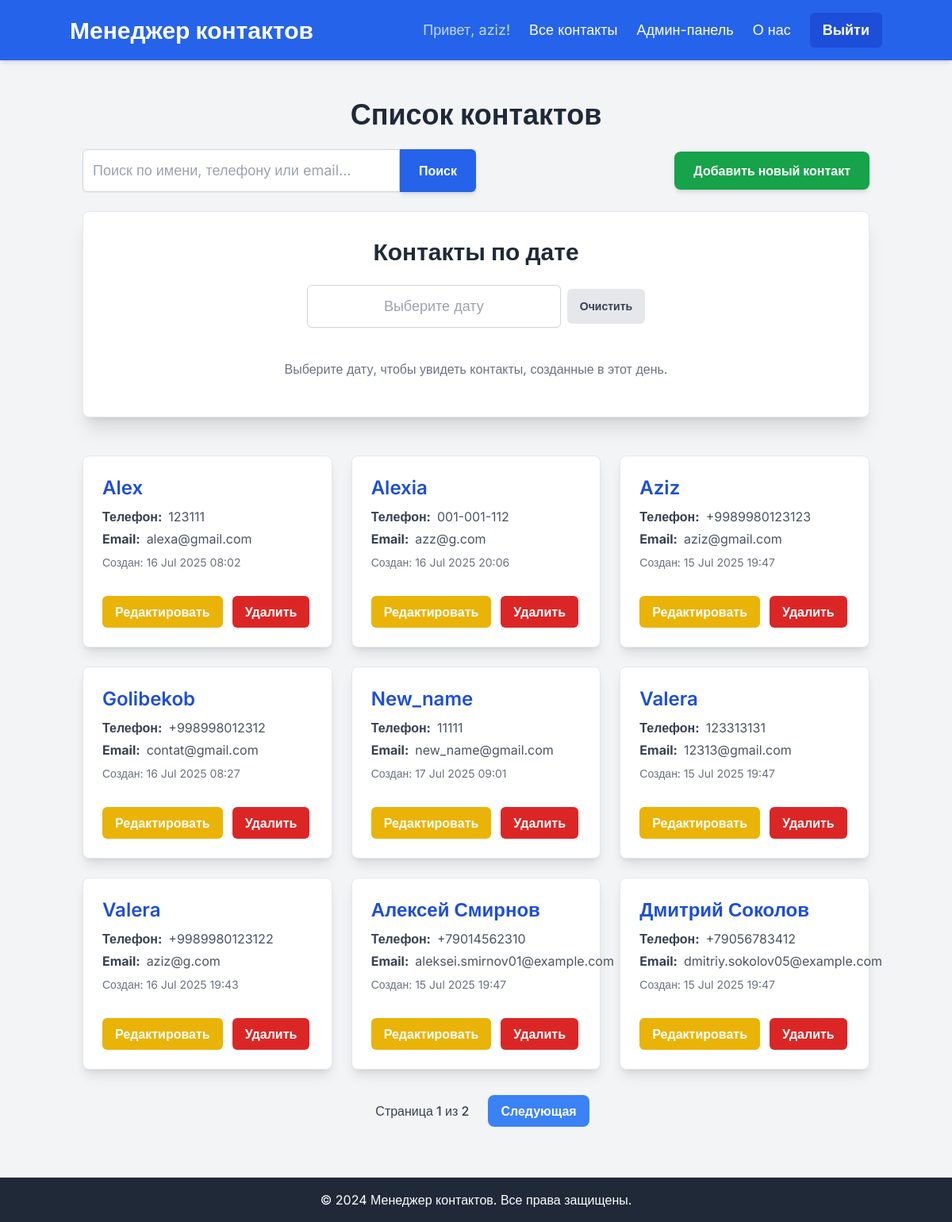
Before: /contacts/ (signed in) with the older database file.
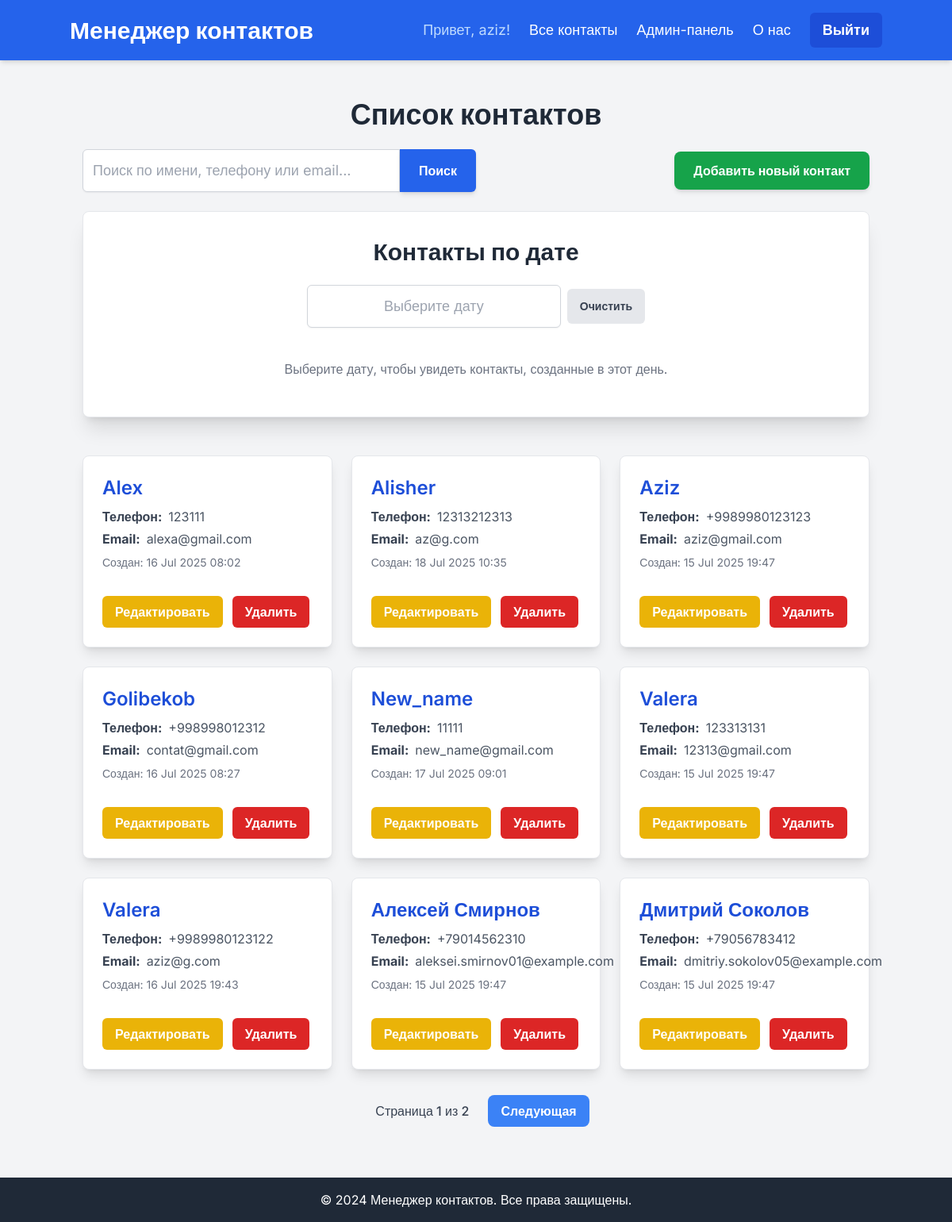
After: the same page with the newer database file.
### contacts/models.py (models this page shows, shortened)
class Contact(models.Model):
    name = models.CharField(max_length=100)
    phone_number = models.CharField(max_length=20,unique=True)
    email = models.EmailField(unique=True)
    created_at = models.DateTimeField(auto_now_add=True)
    class Meta:
        ordering = ['name']

### contacts/views.py (the view)
# urls.py: path('', views.contact_list, name='contact_list'), # <--- CORRECTED: This now resolves to /contacts/
@login_required
def contact_list(request):
    contacts = Contact.objects.all().order_by('name')
    query = request.GET.get('q')
    if query:
        contacts = contacts.filter(
            Q(name__icontains=query) |
            Q(phone_number__icontains=query) |
            Q(email__icontains=query)
        )
    paginator = Paginator(contacts,9)
    page_number = request.GET.get('page')
    try:
        contacts = paginator.page(page_number)
    except PageNotAnInteger:
        contacts = paginator.page(1)
    except EmptyPage:
        contacts = paginator.page(paginator.num_pages)
    context = {
        'contacts':contacts,
        'page_title':'Список контактов',
        'search_query': query if query else '',
    }
    return render(request,'contacts/contact_list.html',context)

### templates/contacts/contact_list.html (shortened to what this page needs)
{% extends 'base.html' %}
{% block page_title_block %}{{ page_title }}{% endblock %}
{% block content %}
    <div class="flex flex-col sm:flex-row justify-between items-center mb-6 space-y-4 sm:space-y-0 sm:space-x-4">
        <form method="GET" action="{% url 'contacts:contact_list' %}" class="w-full sm:w-1/2 flex">
            <input type="text" name="q" placeholder="Поиск по имени, телефону или email..."
                   value="{{ search_query }}"
                   class="flex-grow p-3 border border-gray-300 rounded-l-md shadow-sm focus:outline-none focus:ring-2 focus:ring-blue-500 text-lg">
            <button type="submit" class="bg-blue-600 hover:bg-blue-700 text-white font-bold py-3 px-6 rounded-r-md shadow-md transition duration-300 ease-in-out transform hover:scale-105 focus:outline-none focus:ring-2 focus:ring-blue-500 focus:ring-opacity-50">
                Поиск
            </button>
        </form>
        <a href="{% url 'contacts:add_contact' %}" class="bg-green-600 hover:bg-green-700 text-white font-bold py-3 px-6 rounded-lg shadow-md transition duration-300 ease-in-out transform hover:scale-105">
            Добавить новый контакт
        </a>
    </div>
    <div class="w-full bg-white p-8 rounded-lg shadow-xl border border-gray-200 mb-12">
        <h2 class="text-3xl font-bold text-gray-800 mb-6 text-center">Контакты по дате</h2>
        <div class="mb-6 flex justify-center items-center space-x-2">
            <input type="text" id="datePicker" placeholder="Выберите дату" class="p-3 border border-gray-300 rounded-md shadow-sm focus:outline-none focus:ring-2 focus:ring-blue-500 text-lg w-full max-w-xs text-center">
            <button id="clearDatePicker" class="bg-gray-200 hover:bg-gray-300 text-gray-700 font-bold py-3 px-4 rounded-md transition duration-300 ease-in-out transform hover:scale-105 focus:outline-none focus:ring-2 focus:ring-gray-400 focus:ring-opacity-50 text-sm">
                Очистить
            </button>
        </div>
        <div id="contactsByDateList" class="space-y-4 text-left">
            <p class="text-gray-500 text-center py-4">Выберите дату, чтобы увидеть контакты, созданные в этот день.</p>
        </div>
    </div>
    {% if contacts %}
        <div class="grid grid-cols-1 md:grid-cols-2 lg:grid-cols-3 gap-6">
            {% for contact in contacts %}
                <div class="bg-white border border-gray-200 rounded-lg shadow-lg p-6 flex flex-col justify-between transition duration-300 ease-in-out transform hover:shadow-xl hover:-translate-y-1">
                    <div class="flex flex-col mb-4">
                        <h2 class="text-2xl font-semibold text-blue-700 mb-2">{{ contact.name }}</h2>
                        <p class="text-gray-600 mb-1 flex items-center">
                            <strong class="text-gray-700 mr-2">Телефон:</strong>
                            <span>{{ contact.phone_number }}</span>
                        </p>
                        <p class="text-gray-600 flex items-center">
                            <strong class="text-gray-700 mr-2">Email:</strong>
                            <span>{{ contact.email }}</span>
                        </p>
                        <p class="text-gray-500 text-sm mt-2">
                            Создан: {{ contact.created_at|date:"d M Y H:i" }}
                        </p>
                    </div>
                    <div class="mt-4 flex justify-start space-x-3">
                        <a href="{% url 'contacts:edit_contact' pk=contact.pk %}" class="bg-yellow-500 hover:bg-yellow-600 text-white font-bold py-2 px-4 rounded-md transition duration-300 ease-in-out transform hover:scale-105">
                            Редактировать
                        </a>
                        <a href="{% url 'contacts:delete_contact' pk=contact.pk %}" class="bg-red-600 hover:bg-red-700 text-white font-bold py-2 px-4 rounded-md transition duration-300 ease-in-out transform hover:scale-105">
                            Удалить
                        </a>
                    </div>
                </div>
            {% endfor %}
        </div>
        <div class="flex justify-center mt-8 space-x-2">
            <span class="text-gray-700 font-medium py-2 px-4">
                Страница {{ contacts.number }} из {{ contacts.paginator.num_pages }}
            </span>
            {% if contacts.has_next %}
                <a href="?page={{ contacts.next_page_number }}{% if search_query %}&q={{ search_query }}{% endif %}"
                   class="bg-blue-500 hover:bg-blue-600 text-white font-bold py-2 px-4 rounded-lg transition duration-300">
                    Следующая
                </a>
            {% endif %}
        </div>
    {% else %}
        <div class="bg-yellow-100 border-l-4 border-yellow-500 text-yellow-700 p-4 rounded-lg" role="alert">
            <p class="font-bold">Нет контактов</p>
            <p>В настоящее время в вашей базе данных нет контактов. Добавьте несколько!</p>
        </div>
    {% endif %}
    <link rel="stylesheet" href="https://cdn.jsdelivr.net/npm/flatpickr/dist/flatpickr.min.css">
{% endblock %}

### templates/base.html (shortened to what this page needs)
<!DOCTYPE html>
<html lang="ru">
<head>
    <script src="https://cdn.tailwindcss.com"></script>
</head>
<body>
    <header class="bg-blue-600 text-white p-4 shadow-md">
        <div class="container mx-auto flex justify-between items-center">
            <a href="{% url 'home' %}" class="text-3xl font-bold hover:text-blue-200 transition duration-300">
                Менеджер контактов
            </a>
            <nav>
                <ul class="flex space-x-6 text-lg items-center">
                    {% if user.is_authenticated %}
                        <li>
                            <span class="text-blue-200">Привет, {{ user.username }}!</span>
                        </li>
                        <li>
                            <a href="{% url 'contacts:contact_list' %}" class="hover:text-blue-200 transition duration-300">Все контакты</a>
                        </li>
                        <li>
                            <a href="{% url 'admin:index' %}" class="hover:text-blue-200 transition duration-300">Админ-панель</a>
                        </li>
                        <li>
                            <a href="{% url 'contacts:about' %}" class="hover:text-blue-200 transition duration-300">О нас</a>
                        </li>
                        <li>
                            <form action="{% url 'logout' %}" method="post" class="inline">
                                <button type="submit" class="bg-blue-700 hover:bg-blue-800 text-white font-bold py-2 px-4 rounded-md transition duration-300 ease-in-out transform hover:scale-105 focus:outline-none focus:ring-2 focus:ring-blue-500 focus:ring-opacity-50">
                                    Выйти
                                </button>
                            </form>
                        </li>
                    {% endif %}
                </ul>
            </nav>
        </div>
    </header>
    <main class="container mx-auto mt-8 p-4">
        <h1 class="text-4xl font-bold text-gray-800 mb-6 text-center">{% block page_title_block %}{% endblock %}</h1>
        {% block content %}
        {% endblock %}
    </main>
    <footer class="bg-gray-800 text-white p-4 mt-12 text-center">
        <div class="container mx-auto">
            <p>&copy; 2024 Менеджер контактов. Все права защищены.</p>
        </div>
    </footer>
</body>
</html>

### templates/base.html (style rules this page uses)
body { font-family: 'Inter', sans-serif; background-color: #f3f4f6; }

Changed rows visible on the page:
removed Contact: name "Alexia", phone_number "001-001-112", email "azz@g.com", created_at "16 Jul 2025 20:06"
added Contact: name "Alisher", phone_number "12313212313", email "az@g.com", created_at "18 Jul 2025 10:35"
